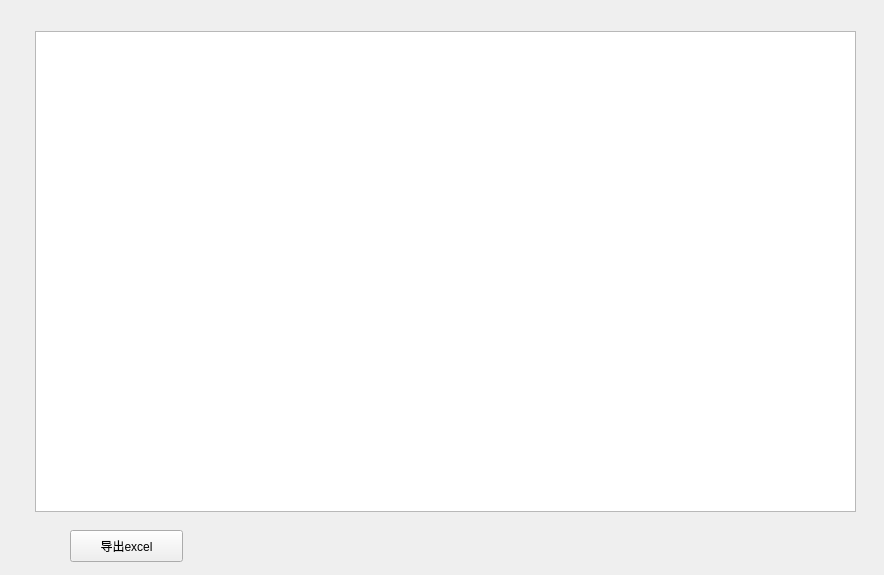
<?xml version="1.0" encoding="UTF-8"?>
<ui version="4.0">
 <class>List_date</class>
 <widget class="QWidget" name="List_date">
  <property name="geometry">
   <rect>
    <x>0</x>
    <y>0</y>
    <width>884</width>
    <height>575</height>
   </rect>
  </property>
  <property name="windowTitle">
   <string>Form</string>
  </property>
  <widget class="QTableView" name="tableView">
   <property name="geometry">
    <rect>
     <x>35</x>
     <y>31</y>
     <width>821</width>
     <height>481</height>
    </rect>
   </property>
  </widget>
  <widget class="QPushButton" name="export_xls">
   <property name="geometry">
    <rect>
     <x>70</x>
     <y>530</y>
     <width>113</width>
     <height>32</height>
    </rect>
   </property>
   <property name="text">
    <string>导出excel</string>
   </property>
  </widget>
 </widget>
 <resources/>
 <connections/>
</ui>
